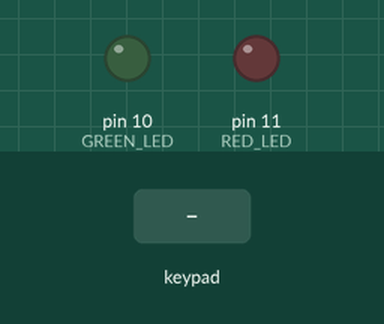
Simulated run of this sketch. Board: Arduino Uno, built with avr-gcc and run on an emulated ATmega328P. Shown: output pins drawn as LEDs (lit = HIGH). The inputs (shaded band) are chosen by the test bench. What the sketch prints to the serial monitor is not drawn.

Above: at 1.2 s.
1.3 s: keypad keys 8 9 7 5 pressed 0.4 s apart
At 3.1 s:
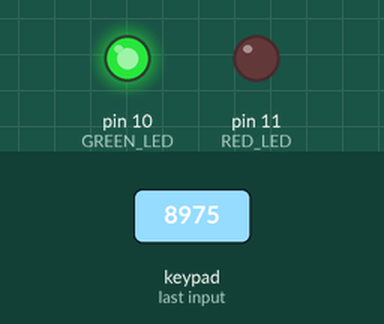
5.9 s: keypad keys 2 3 4 5 pressed 0.4 s apart
At 7.3 s:
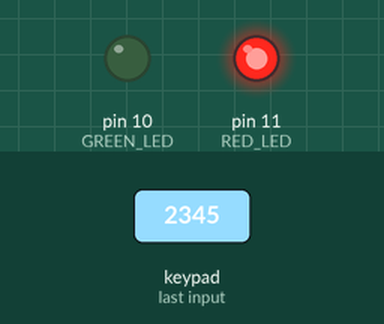
Timing chart, 0 to 9.0 s (numbered marks = the images above; inputs shaded):
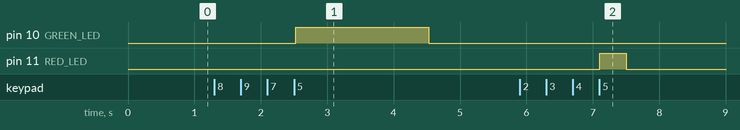

Measured:
- after the input at 1.3 s, pin 10 (GREEN_LED): LOW → HIGH after 1.2 s, → LOW 2.0 s later
- after the input at 5.9 s, pin 11 (RED_LED): LOW → HIGH after 1.2 s, → LOW 0.40 s later

The sketch:

arduino_lock_demo.ino
```cpp
/*
 * arduino_lock_demo.ino
 *
 * Educational demo of a 4-digit PIN lock that is intentionally vulnerable
 * to a timing side-channel attack. The check loop bails out (and adds a
 * per-character delay) on the first wrong digit, so a correct prefix takes
 * measurably longer to verify than a wrong one. The companion script
 * timing_attack_first_demo.py exploits this to recover the PIN one digit
 * at a time.
 *
 * Hardware:
 *   - Arduino Uno / Nano / compatible
 *   - 4x4 matrix keypad on digital pins 2..9
 *   - Green status LED on D10, red status LED on D11 (with current-limit Rs)
 *
 * The sketch also accepts PIN attempts over the USB serial line, which is
 * how the Python attacker drives it.
 *
 */

#include <Keypad.h>

// ---------- Keypad wiring ----------
const byte ROWS = 4;
const byte COLS = 4;
char keys[ROWS][COLS] = {
  {'1','2','3','A'},
  {'4','5','6','B'},
  {'7','8','9','C'},
  {'*','0','#','D'}
};
byte rowPins[ROWS] = {2, 3, 4, 5};
byte colPins[COLS] = {6, 7, 8, 9};

Keypad keypad = Keypad(makeKeymap(keys), rowPins, colPins, ROWS, COLS);

// ---------- System configuration ----------
const String SECRET_PIN = "8975";   // The "secret" PIN to recover
const int   GREEN_LED   = 10;
const int   RED_LED     = 11;
const int   PIN_LENGTH  = 4;
const int   PER_DIGIT_DELAY_MS = 5; // Amplifies the timing leak so it is
                                    // visible over the USB serial round trip.

String inputBuffer = "";

void setup() {
  Serial.begin(9600);
  pinMode(GREEN_LED, OUTPUT);
  pinMode(RED_LED, OUTPUT);
  Serial.println("--- System Online ---");
  Serial.println("Enter PIN on Keypad or via Serial:");
}

void loop() {
  // 1. Read from the physical keypad
  char key = keypad.getKey();
  if (key) {
    Serial.print("*"); // Echo a masked character
    inputBuffer += key;
    if (inputBuffer.length() == PIN_LENGTH) {
      checkPin(inputBuffer);
      inputBuffer = "";
    }
  }

  // 2. Read from the serial port (used by the attacker script)
  if (Serial.available() > 0) {
    String serialInput = Serial.readStringUntil('\n');
    serialInput.trim();
    if (serialInput.length() == PIN_LENGTH) {
      checkPin(serialInput);
    }
  }
}

/*
 * Vulnerable PIN check.
 *
 * The loop early-exits on the first mismatching character and inserts a
 * fixed delay between successful character comparisons. The total time
 * therefore scales with the length of the correct prefix, which is the
 * leak the attacker measures.
 *
 * A constant-time comparison would compare all characters unconditionally
 * and combine the results with bitwise OR before branching once at the end.
 */
void checkPin(String attempt) {
  bool isMatch = true;

  for (int i = 0; i < PIN_LENGTH; i++) {
    if (attempt[i] != SECRET_PIN[i]) {
      isMatch = false;
      break;
    }
    delay(PER_DIGIT_DELAY_MS);
  }

  if (isMatch) {
    Serial.println("RESULT:SUCCESS");
    digitalWrite(GREEN_LED, HIGH);
    delay(2000);
    digitalWrite(GREEN_LED, LOW);
  } else {
    Serial.println("RESULT:FAIL");
    digitalWrite(RED_LED, HIGH);
    delay(400);
    digitalWrite(RED_LED, LOW);
  }
}
```
